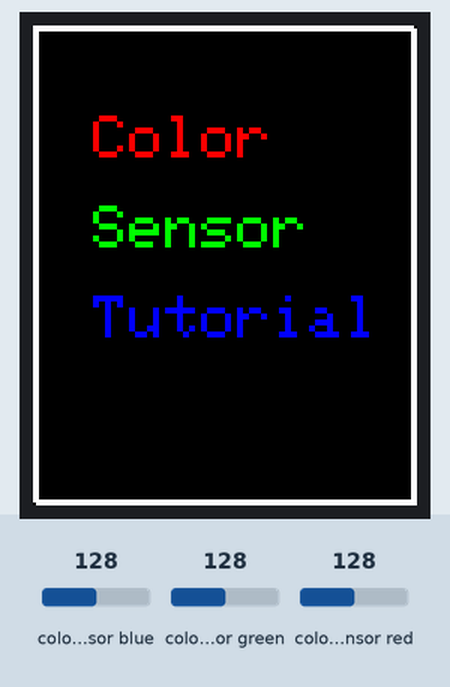
A sketch run on a simulated Arduino Uno, built with avr-gcc and run on an emulated ATmega328P. On the bench: 128×160 colour display. The inputs (shaded band) are chosen by the test bench; at power-on: colour sensor blue 128, colour sensor green 128, colour sensor red 128. What the sketch prints to the serial monitor is not drawn.

Above: at 0.2 s.
At 3.2 s:
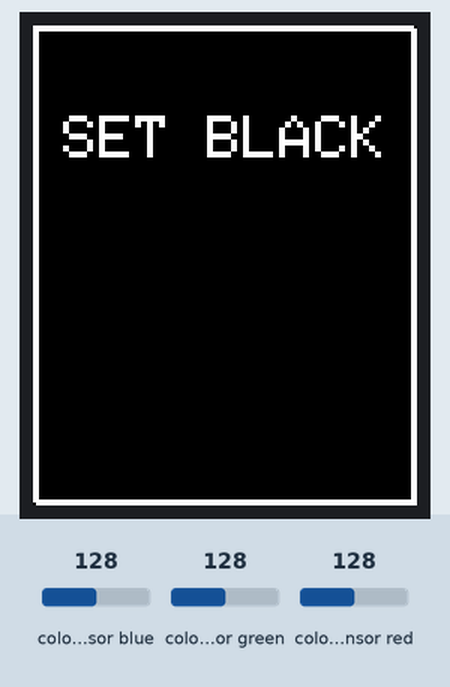
At 8.3 s:
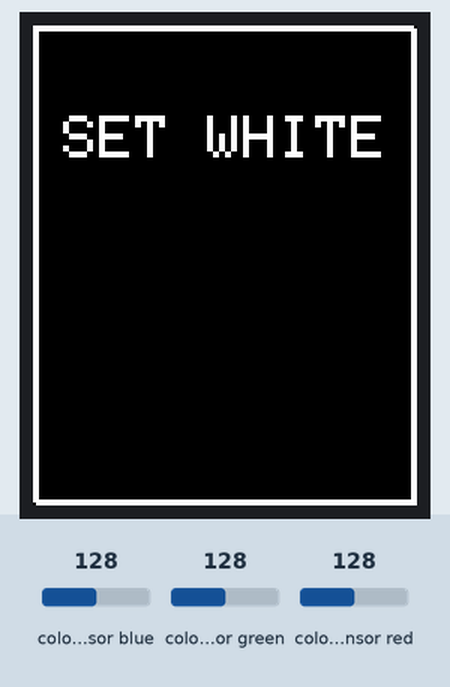
At 13.4 s:
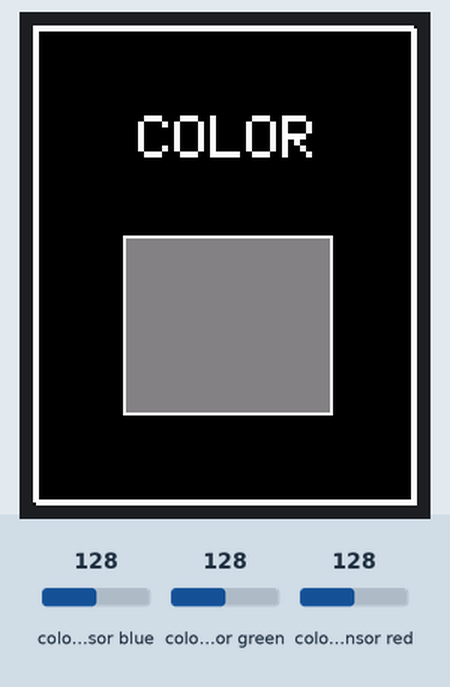

Measured:
- what the display in image 1 shows lasts 5.0 s, from 3.2 s to 8.2 s

The sketch:

sketch_may07c.ino
```cpp
       //////////////////////////////////////////////
      //       Arduino Color Sensor Tutorial      //
     //          with ST7735 TFT LCD             //
    //           http://www.educ8s.tv           //
    /////////////////////////////////////////////
    #include <MD_TCS230.h>
    #include <FreqCount.h>
    #include <Adafruit_ST7735.h>
    #include <Adafruit_GFX.h>
    #define cs   10
    #define dc   9
    #define rst  8
    // Color definitions
    #define BLACK    0x0000
    #define BLUE     0x001F
    #define RED      0xF800
    #define GREEN    0x07E0
    #define CYAN     0x07FF
    #define MAGENTA  0xF81F
    #define YELLOW   0xFFE0
    #define WHITE    0xFFFF
    #define GREY     0xC618
    // Pin definitions
    #define  S2_OUT  2
    #define  S3_OUT  3
    #define  OE_OUT   4    // LOW = ENABLED
    int R = 0;
    int G = 0;
    int B = 0;
    MD_TCS230 CS(S2_OUT, S3_OUT, OE_OUT);

    int state = 0;
    Adafruit_ST7735 tft = Adafruit_ST7735(cs, dc, rst);
    void setup() {
      Serial.begin(57600);

      tft.initR(INITR_BLACKTAB);   // initialize a ST7735S chip, black tab
      drawBlackScreen();

      tft.setCursor(20,30);
      tft.setTextColor(RED);
      tft.setTextSize(2);
      tft.print("Color");
      tft.setCursor(20,60);
      tft.setTextColor(GREEN);
      tft.setTextSize(2);
      tft.print("Sensor");
      tft.setCursor(20,90);
      tft.setTextColor(BLUE);
      tft.setTextSize(2);
      tft.print("Tutorial");
      delay(3000);

      drawBlackScreen();
       tft.setCursor(10,30);
       tft.setTextColor(WHITE);
       tft.setTextSize(2);
       tft.print("SET BLACK");
       delay(5000);

       CS.begin();
       CS.read();
    }
    void loop() {
    if(state ==0)
    {
      if (CS.available()) {
       sensorData  sd;
       CS.getRaw(&sd);
       CS.setDarkCal(&sd);
       Serial.println("Black Calibration Set");
       state++;
       drawBlackScreen();
       tft.setCursor(10,30);
       tft.setTextColor(WHITE);
       tft.setTextSize(2);
       tft.print("SET WHITE");
       delay(5000);
       CS.read();
      }
    }
    else if(state == 1)
    {
     if (CS.available()) {
       sensorData  sd;
       CS.getRaw(&sd);
       CS.setWhiteCal(&sd);
       Serial.println("White Calibration Set");
       drawBlackScreen();
       tft.setCursor(35,30);
       tft.setTextColor(WHITE);
       tft.setTextSize(2);
       tft.print("COLOR");
       tft.drawRect(30,70,70,60,WHITE);
       state++;
      }
    }else
    {
      readSensor();
    }

    }
    void drawBlackScreen()
    {
      tft.fillScreen(BLACK);
      //Draw white frame
      tft.drawRect(0,0,127,159,WHITE);
      tft.drawRect(1,1,127,159,WHITE);
    }
    uint16_t convertRGB24toRGB565(uint8_t r, uint8_t g, uint8_t b)
    {
      return ((r / 8) << 11) | ((g / 4) << 5) | (b / 8);
    }
    void readSensor()
    {
      static  bool  waiting = false;

      if (!waiting)
      {
        CS.read();
        waiting = true;
      }
      else
      {
        if (CS.available())
        {
          colorData  rgb;

          CS.getRGB(&rgb);
          Serial.print("RGB [");
          Serial.print(rgb.value[TCS230_RGB_R]);
          Serial.print(",");
          Serial.print(rgb.value[TCS230_RGB_G]);
          Serial.print(",");
          Serial.print(rgb.value[TCS230_RGB_B]);
          Serial.println("]");

          R = rgb.value[TCS230_RGB_R];
          G = rgb.value[TCS230_RGB_G];
          B = rgb.value[TCS230_RGB_B];

          int color = convertRGB24toRGB565(R,G,B); //Convertion to 16bit color for the display

          delay(100);

          tft.fillRect(31,71,68,58,color);
          waiting = false;
        }
      }
    }
```
